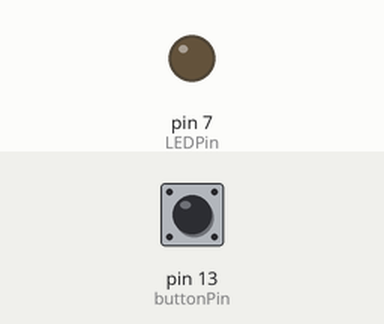
Bench run of a sketch on a simulated Arduino Uno, built with avr-gcc and run on an emulated ATmega328P. Shown: output pins drawn as LEDs (lit = HIGH). The inputs (shaded band) are chosen by the test bench; at power-on: pin 13 (buttonPin) LOW.

Above: at 1.2 s.
1.3 s: pin 13 (buttonPin) pulled HIGH for 0.15 s
At 2.0 s:
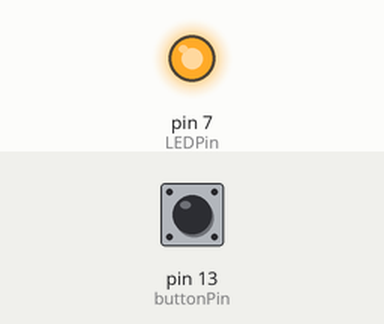
2.9 s: pin 13 (buttonPin) pulled HIGH for 1 s
At 3.2 s:
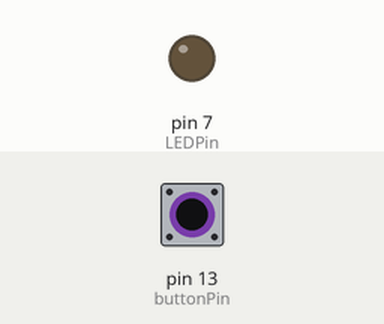
5.4 s: pin 13 (buttonPin) pulled HIGH for 3.2 s
At 6.3 s:
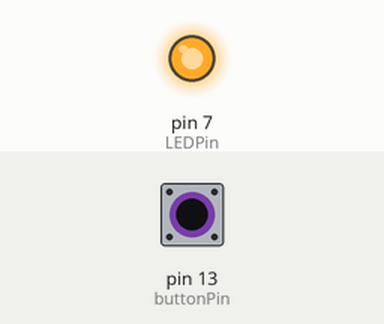
Timing chart, 0 to 8.4 s (numbered marks = the images above; inputs shaded):
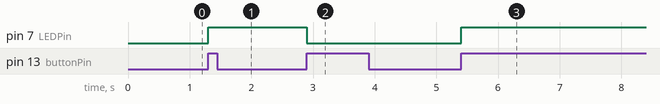

Measured:
- after the input at 1.3 s, pin 7 (LEDPin): LOW → HIGH at once
- after the input at 2.9 s, pin 7 (LEDPin): HIGH → LOW at once
- after the input at 5.4 s, pin 7 (LEDPin): LOW → HIGH at once

The sketch:

normal_mode_practice.ino
```cpp
int LEDState=0;
int LEDPin=7;
int buttonPin=13;
int buttonNew;
int buttonOld=1;
int dt=100;

void setup() {
  // put your setup code here, to run once:
Serial.begin(9600);
pinMode(LEDPin, OUTPUT);
pinMode(buttonPin, INPUT);

}

void loop() {
buttonNew=digitalRead(buttonPin);
if(buttonOld==0 && buttonNew==1){
  if (LEDState==0){
    digitalWrite(LEDPin,HIGH);
    LEDState=1;
  }
  else{
    digitalWrite(LEDPin, LOW);
    LEDState=0;
  }
}
buttonOld=buttonNew;
delay(dt);
}
```
